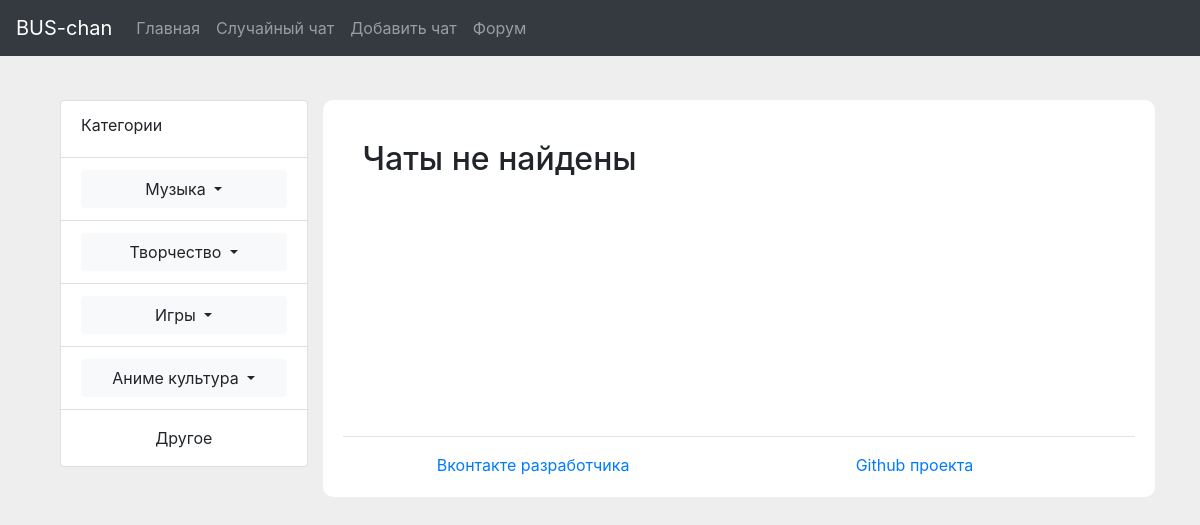
Page /category/other/ on the earlier database version.
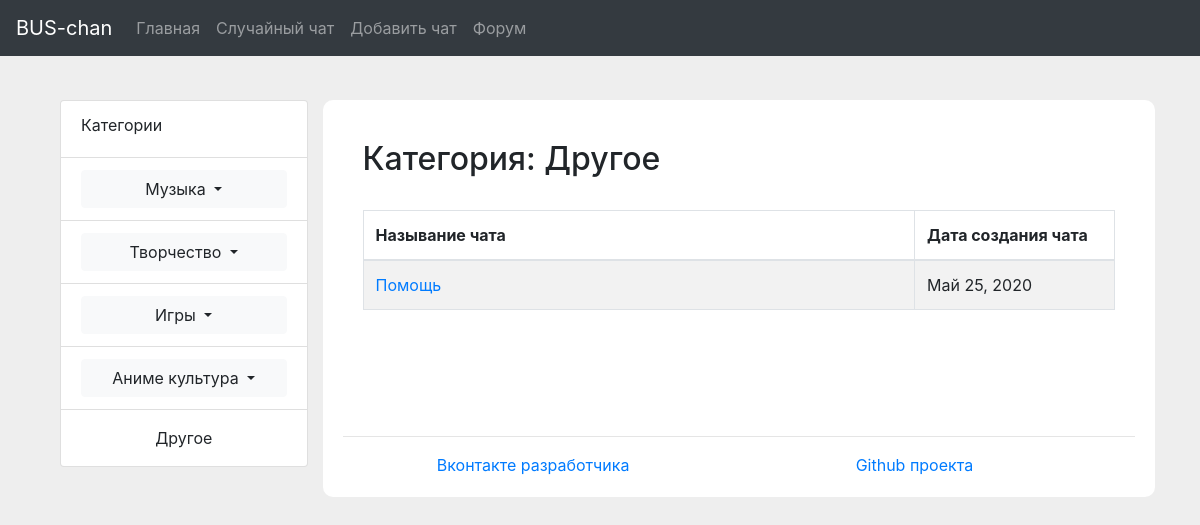
Same page on the later database version.
### bus_chan/apps/mainapp/models.py (models this page shows, shortened)
class Chat(models.Model):
    name = models.CharField('Имя чата', max_length=50)
    category = models.CharField('Категория чата', max_length=50)
    is_private = models.BooleanField('Приватный чат')
    date = models.DateField('Дата создания чата', auto_now_add=True)

### bus_chan/apps/mainapp/views.py (the view)
# urls.py: path('category/<category_name>/', views.category, name='category'),
def category(request, category_name):
    chats_category = None
    chats = Chat.objects.all().filter(is_private=False, category=category_name)
    for key, val in CATEGORIES.items():
        if val == category_name:
            chats_category = key
            break
    return render(request, 'mainapp/category.html',
                  {'chats': list(reversed(chats)),
                   'category': chats_category})

### bus_chan/templates/mainapp/category.html
{% extends 'mainapp/base.html' %}
{% block content %}
	{% if chats %}
		<h2>Категория: {{category}}</h2><br>
		<table class="table table-bordered table-striped" style="margin-bottom: 50px;">
		  <thead>
		    <tr>
		      <th>Называние чата</th>
		      <th style="width: 200px;">Дата создания чата</th>
		    </tr>
		  </thead>
		  <tbody>
		  	{% for chat in chats %}
			    <tr>
			      <td><a href="{% url 'chat' chat.id %}">{{chat.name}}</a></td>
			      <td>{{chat.date}}</td>
			    </tr>
		    {% endfor %}
		  </tbody>
		</table>
	{% else %}
		<h2 style="padding-bottom: 50px;">Чаты не найдены</h2>
	{% endif %}
{% endblock %}

Differences in the rows shown:
added Chat: name "Помощь", date "Май 25, 2020"
Other differences:
{{ category }}: (not shown) → "Другое"
text no longer shown: "Чаты не найдены"
text now shown: "Категория: Называние чата Дата создания чата"
